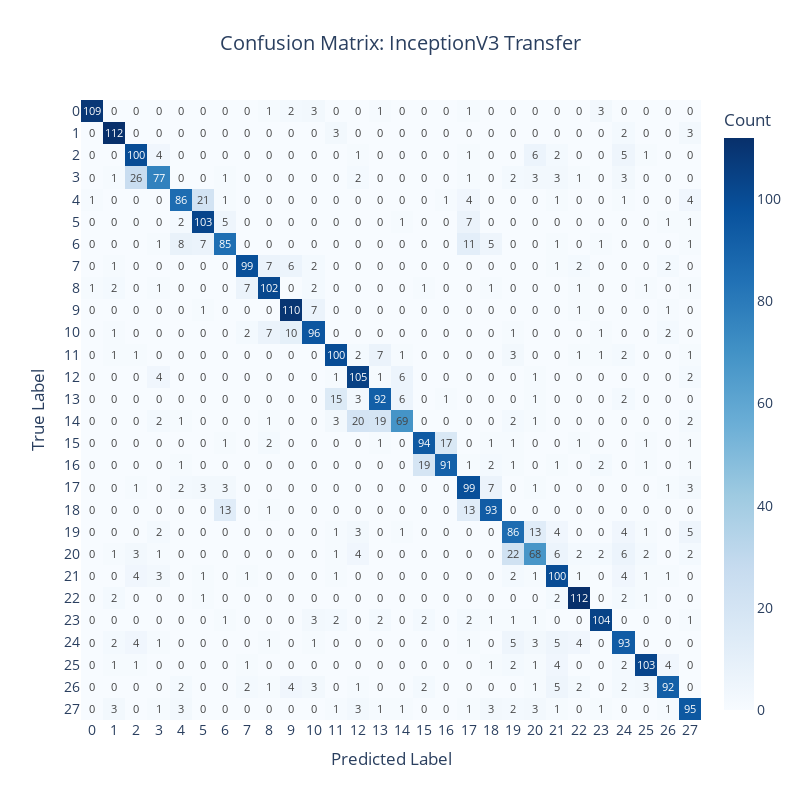
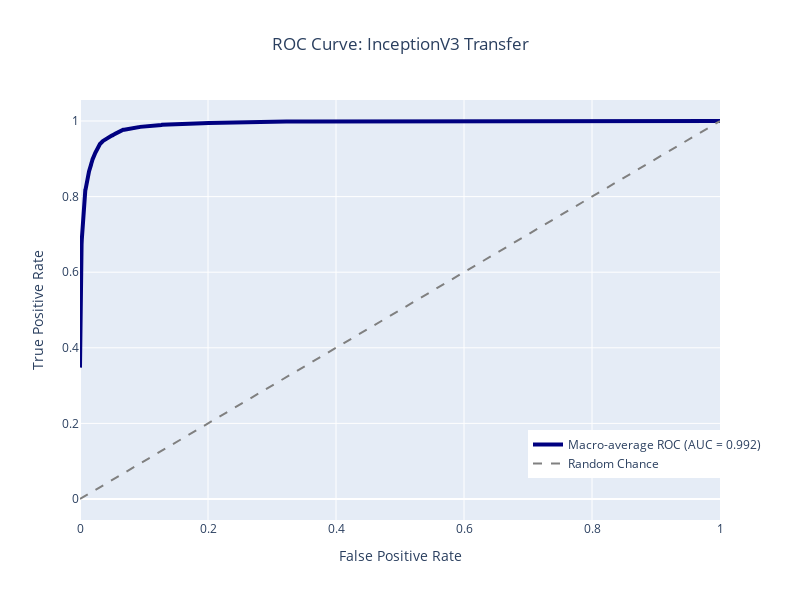

Notebook code cell kept with these figures, in order:
### Markdown cell above
# inception v1

### Code cell
from tensorflow.keras.applications import InceptionV3

log_dir = "logs/fit/inception_" + datetime.datetime.now().strftime("%Y%m%d-%H%M%S")
tensorboard_callback = tf.keras.callbacks.TensorBoard(log_dir=log_dir, histogram_freq=1)

inputs = Input(shape=(32, 32, 1), name="img_input")

x = layers.Conv2D(3, (3, 3), padding='same', name='rgb_adapter')(inputs)

## the built in model crashes if images are smaller than 75x75.##
x = layers.Resizing(75, 75, interpolation="bilinear", name='resize_adapter')(x)

base_model = InceptionV3(
    weights='imagenet', 
    include_top=False, 
    input_shape=(75, 75, 3)
)
base_model.trainable = False ##freeze weights##

x = base_model(x, training=False)

x = layers.GlobalAveragePooling2D()(x)
x = layers.Dense(512, activation='relu')(x)
x = layers.Dropout(0.5)(x)
outputs = layers.Dense(28, activation='softmax')(x)

model_inception = models.Model(inputs=inputs, outputs=outputs, name="InceptionV3_Transfer")

model_inception.compile(
    optimizer='adam',
    loss='categorical_crossentropy',
    metrics=['accuracy']
)

model_inception.summary()

history_inception = model_inception.fit(
    x_train, y_train,
    epochs=15,
    batch_size=64,
    validation_data=(x_test, y_test),
    callbacks=[tensorboard_callback]
)

# --- 8. EVALUATE & SAVE ---
# Use your Plotly evaluation function
evaluate_model_plotly(model_inception, x_test, y_test, model_name="InceptionV3 Transfer")

### Figure 1 — Plotly figure (JSON) as saved in the notebook; plotly's stock layout.template omitted (floating-point values rounded to 4 significant figures; data arrays with more than 128 entries replaced by an {"elided": "..."} marker saying what was removed)
{"data": [{"coloraxis": "coloraxis", "hovertemplate": "Predicted Label: %{x}<br>True Label: %{y}<br>Count: %{z}<extra></extra>", "name": "0", "texttemplate": "%{z}", "type": "heatmap", "x": ["0", "1", "2", "3", "4", "5", "6", "7", "8", "9", "10", "11", "12", "13", "14", "15", "16", "17", "18", "19", "20", "21", "22", "23", "24", "25", "26", "27"], "xaxis": "x", "y": ["0", "1", "2", "3", "4", "5", "6", "7", "8", "9", "10", "11", "12", "13", "14", "15", "16", "17", "18", "19", "20", "21", "22", "23", "24", "25", "26", "27"], "yaxis": "y", "z": {"elided": "28x28 int values"}}], "layout": {"coloraxis": {"colorbar": {"title": {"text": "Count"}}, "colorscale": [[0, "rgb(247,251,255)"], [0.125, "rgb(222,235,247)"], [0.25, "rgb(198,219,239)"], [0.375, "rgb(158,202,225)"], [0.5, "rgb(107,174,214)"], [0.625, "rgb(66,146,198)"], [0.75, "rgb(33,113,181)"], [0.875, "rgb(8,81,156)"], [1, "rgb(8,48,107)"]]}, "font": {"size": 14}, "height": 800, "title": {"text": "Confusion Matrix: InceptionV3 Transfer", "x": 0.5}, "width": 800, "xaxis": {"anchor": "y", "constrain": "domain", "domain": [0, 1], "scaleanchor": "y", "title": {"text": "Predicted Label"}}, "yaxis": {"anchor": "x", "autorange": "reversed", "constrain": "domain", "domain": [0, 1], "title": {"text": "True Label"}}}}

### Figure 2 — Plotly figure (JSON) as saved in the notebook; plotly's stock layout.template omitted (floating-point values rounded to 4 significant figures; data arrays with more than 128 entries replaced by an {"elided": "..."} marker saying what was removed)
{"data": [{"line": {"color": "navy", "dash": "solid", "width": 4}, "mode": "lines", "name": "Macro-average ROC (AUC = 0.992)", "type": "scatter", "x": {"elided": "261 float values"}, "y": {"elided": "261 float values"}}, {"line": {"color": "gray", "dash": "dash", "width": 2}, "mode": "lines", "name": "Random Chance", "type": "scatter", "x": [0, 1], "y": [0, 1]}], "layout": {"height": 600, "legend": {"x": 0.7, "y": 0.1}, "title": {"text": "ROC Curve: InceptionV3 Transfer", "x": 0.5}, "width": 800, "xaxis": {"title": {"text": "False Positive Rate"}}, "yaxis": {"title": {"text": "True Positive Rate"}}}}
